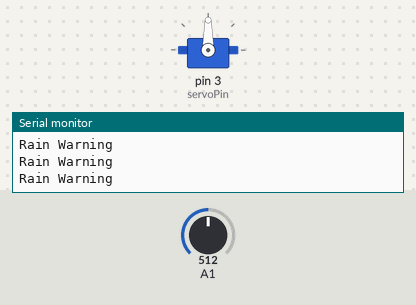
Recording of a sketch running on a simulated Arduino Uno, built with avr-gcc and run on an emulated ATmega328P. Shown: servo, the last lines printed to the serial monitor. Inputs (shaded band) come from the test bench; at power-on: A1 = 512.

Above: at 1.2 s.
1.3 s: A1 set to 671
4.3 s: A1 set to 700
At 4.8 s:
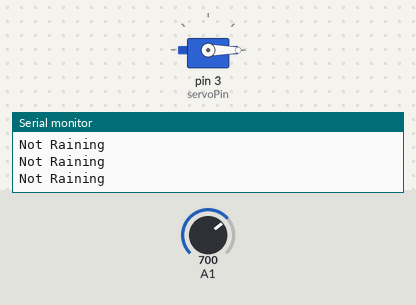
Timing chart, 0 to 7.3 s (numbered marks = the images above; inputs shaded):
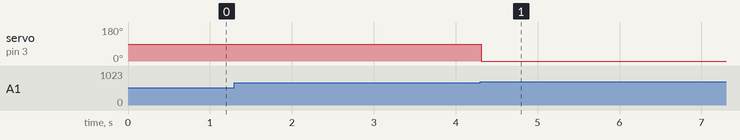

The sketch:

Rain_Sensing_arduino_part1.ino
```cpp
/* Flame Sensor analog example.
Code by Reichenstein7 (thejamerson.com)

For use with a Rain Sensor with an analog out!

To test view the output, point a serial monitor such as Putty at your Arduino.

  - If the Sensor Board is completely soaked; "case 0" will be activated and " Flood " will be sent to the serial monitor.
  - If the Sensor Board has water droplets on it; "case 1" will be activated and " Rain Warning " will be sent to the serial monitor.
  - If the Sensor Board is dry; "case 2" will be activated and " Not Raining " will be sent to the serial monitor.

*/
#include "Servo.h"

// lowest and highest sensor readings:
Servo servo_test;
const int sensorMin = 0;     // sensor minimum
const int sensorMax = 1024;// sensor maximum
int servoPin=3;
int angle ;

void setup() {
  // initialize serial communication @ 9600 baud:
  Serial.begin(9600);
  servo_test.attach(servoPin);
}
void loop() {
  // read the sensor on analog A1:
	int sensorReading = analogRead(A1);
  // map the sensor range (four options):
  // ex: 'long int map(long int, long int, long int, long int, long int)'
	int range = map(sensorReading, sensorMin, sensorMax, 0, 3);

  // range value:
  switch (range) {
 case 0:    // Sensor getting wet
    Serial.println("Flood");
    servo_test.write(90);
    break;
 case 1:    // Sensor getting wet
    Serial.println("Rain Warning");
    //servo_test.write(0);
    break;
 case 2:    // Sensor dry - To shut this up delete the " Serial.println("Not Raining"); " below.
    Serial.println("Not Raining");
    servo_test.write(0);

    break;
  }
  delay(1);  // delay between reads
}
```

Measured:
- the behaviour switches between 682 and 683 on A1 (found by bisection; images 0 and 1)
- after the input at 4.3 s, servo on pin 3 (servoPin): 90° → 0° at once
